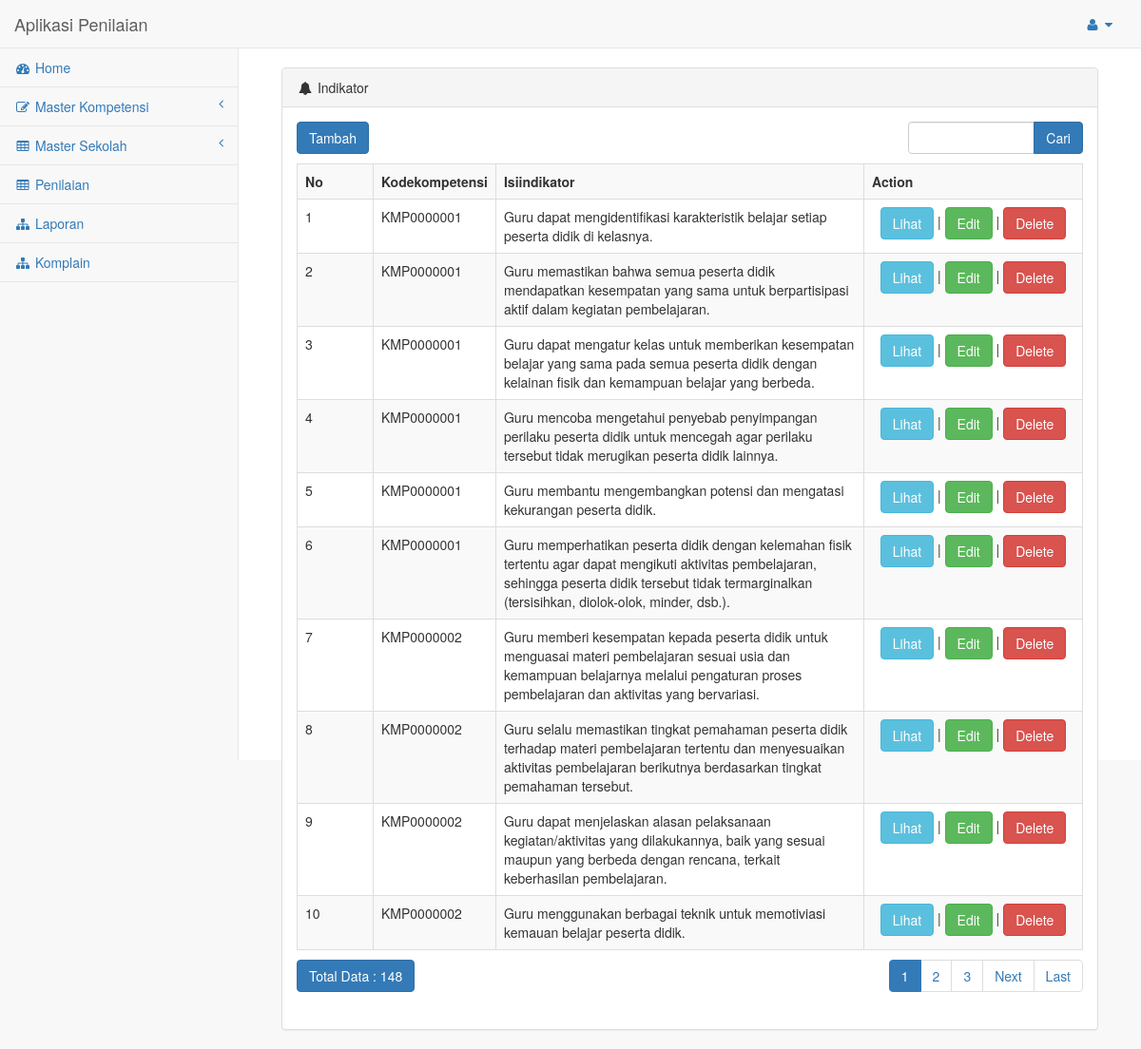
Screenshot of /index.php/indikator with the database file from the repository.
### tables this page shows
CREATE TABLE IF NOT EXISTS `indikator` (
  `kodeindikator` varchar(10) NOT NULL,
  `kodekompetensi` varchar(10) NOT NULL,
  `isiindikator` text NOT NULL
);

### application/controllers/Indikator.php (called while the page is built, shortened)
<?php
class Indikator extends CI_Controller
{
    function __construct()
    {
        $this->load->model('M_indikator');
        $this->load->library('form_validation');
        $this->load->model('M_kompetensi');
        $this->load->model('CodeGenerator');
    }
    public function index()
    {
         $this->load->view('nav');
        $this->load->library('pagination');
        $cari = urldecode($this->input->get('cari'));
        $start = intval($this->input->get('start'));
        if ($cari <> '') {
            $config['base_url'] = base_url() . 'indikator/index.html?cari=' . urlencode($cari);
            $config['first_url'] = base_url() . 'indikator/index.html?cari=' . urlencode($cari);
        } else {
            $config['base_url'] = base_url() . 'indikator/index.html';
            $config['first_url'] = base_url() . 'indikator/index.html';
        }
        $config['per_page'] = 10;
        $config['page_query_string'] = TRUE;
        $config['total_rows'] = $this->M_indikator->total_rows($cari);
        $indikator = $this->M_indikator->get_limit_data($config['per_page'], $start, $cari);
        $this->pagination->initialize($config);
        $data = array(
            'indikator_data' => $indikator,
            'cari' => $cari,
            'pagination' => $this->pagination->create_links(),
            'total_rows' => $config['total_rows'],
            'start' => $start,
            'listkompetensi'=>$this->M_kompetensi->selectByAll(),
        );
        $this->load->view('indikator/v_indikator', $data);
         $this->load->view('foot');
    }
}

### index.php (called while the page is built, shortened)
<?php
require_once BASEPATH.'core/CodeIgniter.php';

### application/config/config.php (called while the page is built, shortened)
<?php
$config['base_url'] = "http://localhost/kinerja_res";
$config['index_page'] = '';
$config['uri_protocol']	= 'REQUEST_URI';
$config['url_suffix'] = '.html';
$config['language']	= 'english';
$config['charset'] = 'UTF-8';
$config['enable_hooks'] = FALSE;
$config['subclass_prefix'] = 'MY_';
$config['composer_autoload'] = FALSE;
$config['permitted_uri_chars'] = 'a-z 0-9~%.:_\-';
$config['allow_get_array'] = TRUE;
$config['enable_query_strings'] = FALSE;
$config['controller_trigger'] = 'c';
$config['function_trigger'] = 'm';
$config['directory_trigger'] = 'd';
$config['log_threshold'] = 0;
$config['log_path'] = '';
$config['log_file_extension'] = '';
$config['log_file_permissions'] = 0644;
$config['log_date_format'] = 'Y-m-d H:i:s';
$config['error_views_path'] = '';
$config['cache_path'] = '';
$config['cache_query_string'] = FALSE;
$config['encryption_key'] = 'harviacode';
$config['sess_driver'] = 'files';
$config['sess_cookie_name'] = 'ci_session';
$config['sess_expiration'] = 7200;
$config['sess_save_path'] = NULL;
$config['sess_match_ip'] = FALSE;
$config['sess_time_to_update'] = 300;
$config['sess_regenerate_destroy'] = FALSE;
$config['cookie_prefix']	= '';
$config['cookie_domain']	= '';
$config['cookie_path']		= '/';
$config['cookie_secure']	= FALSE;
$config['cookie_httponly'] 	= FALSE;
$config['standardize_newlines'] = FALSE;
$config['global_xss_filtering'] = FALSE;
$config['csrf_protection'] = FALSE;
$config['csrf_token_name'] = 'csrf_test_name';
$config['csrf_cookie_name'] = 'csrf_cookie_name';
$config['csrf_expire'] = 7200;
$config['csrf_regenerate'] = TRUE;
$config['csrf_exclude_uris'] = array();
$config['compress_output'] = FALSE;
$config['time_reference'] = 'local';
$config['rewrite_short_tags'] = FALSE;
$config['proxy_ips'] = '';

### application/models/M_indikator.php (called while the page is built, shortened)
<?php
class M_indikator extends CI_Model
{
    public $table = 'indikator';
    function total_rows() {
        $this->db->from($this->table);
        return $this->db->count_all_results();
    }
    function get_limit_data($limit, $start = 0, $cari = NULL) {
        $this->db->like('kodeindikator', $cari);
	$this->db->or_like('kodekompetensi', $cari);
	$this->db->or_like('isiindikator', $cari);
	$this->db->limit($limit, $start);
        return $this->db->get($this->table)->result();
    }
}

### application/views/indikator/v_indikator.php (the view, shortened to what this page needs)
<div class="col-lg-12">
                    <div class="panel panel-default">
                        <div class="panel-heading">
                            <i class="fa fa-bell fa-fw"></i> Indikator
                        </div>
                         <div class="panel-body">
        <div class="row" style="margin-bottom: 10px">
            <div class="col-md-4">
                <?php echo anchor(site_url('indikator/insert'),'Tambah', 'class="btn btn-primary"'); ?>
            </div>
            <div class="col-md-4 text-center">
            </div>
            <div class="col-md-1 text-right">
            </div>
            <div class="col-md-3 text-right">
                <form action="<?php echo site_url('indikator/index'); ?>" class="form-inline" method="get">
                    <div class="input-group">
                        <input type="text" class="form-control" name="cari" value="<?php echo $cari; ?>">
                        <span class="input-group-btn">
                          <button class="btn btn-primary" type="submit">Cari</button>
                        </span>
                    </div>
                </form>
            </div>
        </div>
        <table class="table table-striped table-bordered table-hover" style="margin-bottom: 10px">
            <tr>
                <th>No</th>
		<th>Kodekompetensi</th>
		<th>Isiindikator</th>
		<th>Action</th>
            </tr><?php
            foreach ($indikator_data as $indikator)
            {
                ?>
                <tr>
			<td width="80px"><?php echo ++$start ?></td>
			<td><?php echo $indikator->kodekompetensi ?></td>
			<td><?php echo $indikator->isiindikator ?></td>
			<td style="text-align:center" width="230px">
				<?php
				echo anchor(site_url('indikator/view/'.$indikator->kodeindikator),'Lihat','class="btn btn-info"');
				echo ' | ';
				echo anchor(site_url('indikator/update/'.$indikator->kodeindikator),'Edit','class="btn btn-success"');
				echo ' | ';
				echo anchor(site_url('indikator/delete/'.$indikator->kodeindikator),'Delete','class="btn btn-danger" onclick="javasciprt: return confirm(\'Are You Sure ?\')"');
				?>
			</td>
		</tr>
                <?php
            }
            ?>
        </table>
        <div class="row">
            <div class="col-md-6">
                <a href="#" class="btn btn-primary">Total Data : <?php echo $total_rows ?></a>
	    </div>
            <div class="col-md-6 text-right">
                <?php echo $pagination ?>
            </div>
        </div></div></div></div>

### rows the page displays
indikator: kodekompetensi "KMP0000001", isiindikator "Guru dapat mengidentifikasi karakteristik belajar setiap peserta didik di kelasnya.", kodeindikator "Lihat", kodeindikator "Edit", kodeindikator "Delete"
indikator: kodekompetensi "KMP0000001", isiindikator "Guru memastikan bahwa semua peserta didik mendapatkan kesempatan yang sama untuk berpartisipasi aktif dalam kegiatan pembelajaran.", kodeindikator "Lihat", kodeindikator "Edit", kodeindikator "Delete"
indikator: kodekompetensi "KMP0000001", isiindikator "Guru dapat mengatur kelas untuk memberikan kesempatan belajar yang sama pada semua peserta didik dengan kelainan fisik dan kemampuan belajar yang berbeda.", kodeindikator "Lihat", kodeindikator "Edit", kodeindikator "Delete"
indikator: kodekompetensi "KMP0000001", isiindikator "Guru mencoba mengetahui penyebab penyimpangan perilaku peserta didik untuk mencegah agar perilaku tersebut tidak merugikan peserta didik lainnya.", kodeindikator "Lihat", kodeindikator "Edit", kodeindikator "Delete"
indikator: kodekompetensi "KMP0000001", isiindikator "Guru membantu mengembangkan potensi dan mengatasi kekurangan peserta didik.", kodeindikator "Lihat", kodeindikator "Edit", kodeindikator "Delete"
indikator: kodekompetensi "KMP0000001", isiindikator "Guru memperhatikan peserta didik dengan kelemahan fisik tertentu agar dapat mengikuti aktivitas pembelajaran, sehingga peserta didik tersebut tidak termarginalkan (tersisihkan, diolok-olok, minder, dsb.).", kodeindikator "Lihat", kodeindikator "Edit", kodeindikator "Delete"
indikator: kodekompetensi "KMP0000002", isiindikator "Guru memberi kesempatan kepada peserta didik untuk menguasai materi pembelajaran sesuai usia dan kemampuan belajarnya melalui pengaturan proses pembelajaran dan aktivitas yang bervariasi.", kodeindikator "Lihat", kodeindikator "Edit", kodeindikator "Delete"
indikator: kodekompetensi "KMP0000002", isiindikator "Guru selalu memastikan tingkat pemahaman peserta didik terhadap materi pembelajaran tertentu dan menyesuaikan aktivitas pembelajaran berikutnya berdasarkan tingkat pemahaman tersebut.", kodeindikator "Lihat", kodeindikator "Edit", kodeindikator "Delete"
indikator: kodekompetensi "KMP0000002", isiindikator "Guru dapat menjelaskan alasan pelaksanaan kegiatan/aktivitas yang dilakukannya, baik yang sesuai maupun yang berbeda dengan rencana, terkait keberhasilan pembelajaran.", kodeindikator "Lihat", kodeindikator "Edit", kodeindikator "Delete"
indikator: kodekompetensi "KMP0000002", isiindikator "Guru menggunakan berbagai teknik untuk memotiviasi kemauan belajar peserta didik.", kodeindikator "Lihat", kodeindikator "Edit", kodeindikator "Delete"

### other values shown
$total_rows "148"
$pagination "1 2 3 Next Last"
